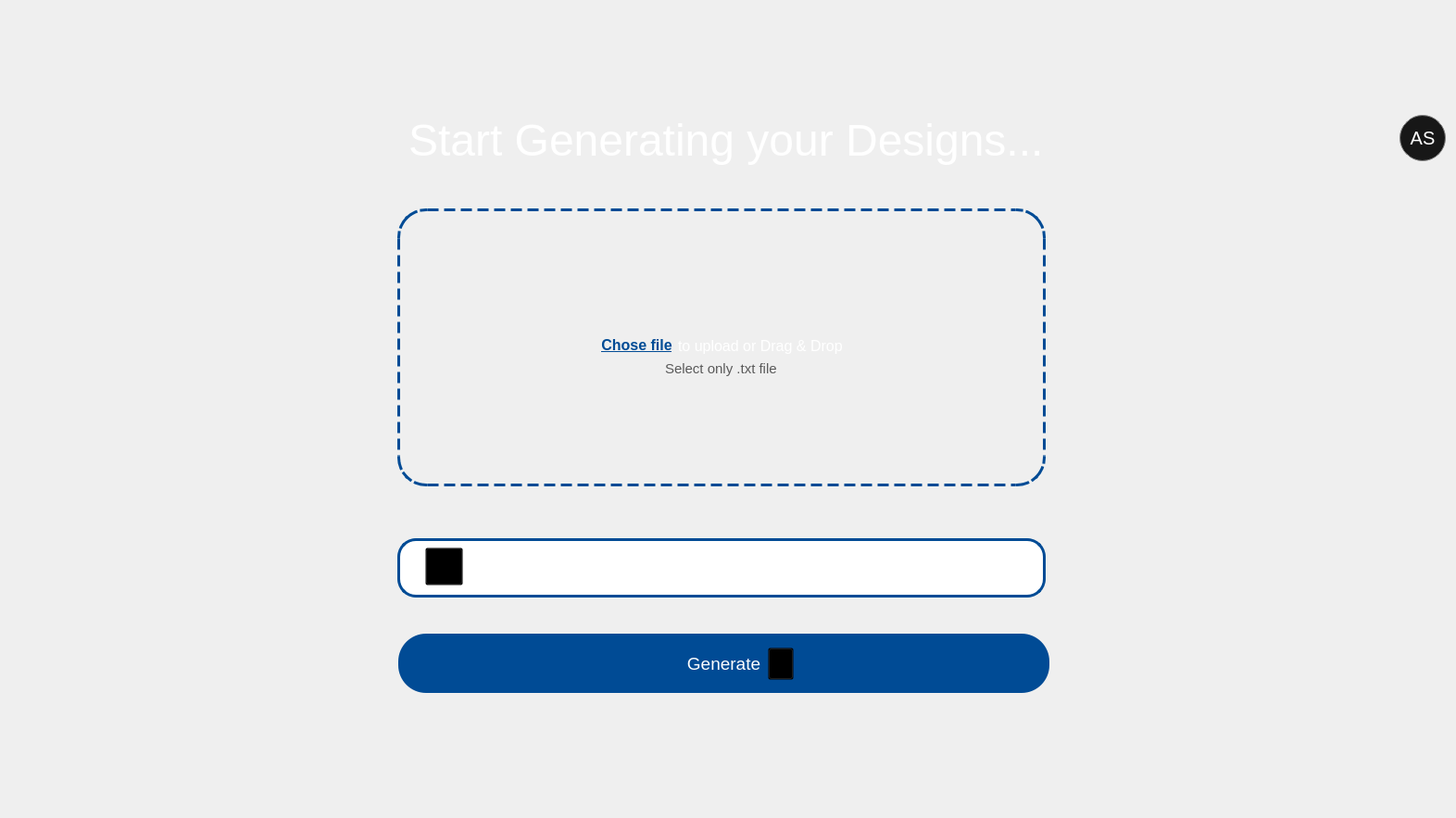
                    <widget class="QWidget" name="file_uploading_page_in_smt">
                     <layout class="QGridLayout" name="gridLayout_52">
                      <item row="0" column="2">
                       <spacer name="verticalSpacer_106">
                        <property name="orientation">
                         <enum>Qt::Vertical</enum>
                        </property>
                        <property name="sizeHint" stdset="0">
                         <size>
                          <width>20</width>
                          <height>113</height>
                         </size>
                        </property>
                       </spacer>
                      </item>
                      <item row="1" column="0">
                       <spacer name="horizontalSpacer_38">
                        <property name="orientation">
                         <enum>Qt::Horizontal</enum>
                        </property>
                        <property name="sizeHint" stdset="0">
                         <size>
                          <width>322</width>
                          <height>20</height>
                         </size>
                        </property>
                       </spacer>
                      </item>
                      <item row="1" column="1">
                       <spacer name="horizontalSpacer_97">
                        <property name="orientation">
                         <enum>Qt::Horizontal</enum>
                        </property>
                        <property name="sizeType">
                         <enum>QSizePolicy::Fixed</enum>
                        </property>
                        <property name="sizeHint" stdset="0">
                         <size>
                          <width>50</width>
                          <height>20</height>
                         </size>
                        </property>
                       </spacer>
                      </item>
                      <item row="1" column="2">
                       <layout class="QGridLayout" name="gridLayout_13">
                        <item row="0" column="0" colspan="3">
                         <layout class="QHBoxLayout" name="horizontalLayout_23">
                          <item>
                           <spacer name="horizontalSpacer_99">
                            <property name="orientation">
                             <enum>Qt::Horizontal</enum>
                            </property>
                            <property name="sizeHint" stdset="0">
                             <size>
                              <width>40</width>
                              <height>20</height>
                             </size>
                            </property>
                           </spacer>
                          </item>
                          <item>
                           <widget class="QLabel" name="start_generating_label">
                            <property name="font">
                             <font>
                              <pointsize>36</pointsize>
                              <weight>50</weight>
                              <bold>false</bold>
                             </font>
                            </property>
                            <property name="cursor">
                             <cursorShape>IBeamCursor</cursorShape>
                            </property>
                            <property name="styleSheet">
                             <string notr="true">color: white;
</string>
                            </property>
                            <property name="text">
                             <string>Start Generating your Designs...</string>
                            </property>
                           </widget>
                          </item>
                          <item>
                           <spacer name="horizontalSpacer_100">
                            <property name="orientation">
                             <enum>Qt::Horizontal</enum>
                            </property>
                            <property name="sizeHint" stdset="0">
                             <size>
                              <width>40</width>
                              <height>20</height>
                             </size>
                            </property>
                           </spacer>
                          </item>
                         </layout>
                        </item>
                        <item row="1" column="1">
                         <spacer name="verticalSpacer_23">
                          <property name="orientation">
                           <enum>Qt::Vertical</enum>
                          </property>
                          <property name="sizeHint" stdset="0">
                           <size>
                            <width>20</width>
                            <height>40</height>
                           </size>
                          </property>
                         </spacer>
                        </item>
                        <item row="2" column="0">
                         <spacer name="horizontalSpacer_43">
                          <property name="orientation">
                           <enum>Qt::Horizontal</enum>
                          </property>
                          <property name="sizeHint" stdset="0">
                           <size>
                            <width>40</width>
                            <height>20</height>
                           </size>
                          </property>
                         </spacer>
                        </item>
                        <item row="2" column="1">
                         <layout class="QVBoxLayout" name="verticalLayout_26">
                          <item>
                           <widget class="QWidget" name="uploadfile_widget" native="true">
                            <property name="minimumSize">
                             <size>
                              <width>0</width>
                              <height>300</height>
                             </size>
                            </property>
                            <property name="maximumSize">
                             <size>
                              <width>700</width>
                              <height>350</height>
                             </size>
                            </property>
                            <property name="styleSheet">
                             <string notr="true">border: 3px dashed #004B95;
border-radius: 31px;</string>
                            </property>
                            <layout class="QGridLayout" name="gridLayout_12">
                             <item row="0" column="0">
                              <widget class="QWidget" name="selectfile_widget" native="true">
                               <property name="minimumSize">
                                <size>
                                 <width>500</width>
                                 <height>150</height>
                                </size>
                               </property>
                               <property name="maximumSize">
                                <size>
                                 <width>500</width>
                                 <height>150</height>
                                </size>
                               </property>
                               <property name="styleSheet">
                                <string notr="true">border:none;</string>
                               </property>
                               <layout class="QGridLayout" name="gridLayout_11">
                                <item row="0" column="1">
                                 <spacer name="verticalSpacer_29">
                                  <property name="orientation">
                                   <enum>Qt::Vertical</enum>
                                  </property>
                                  <property name="sizeType">
                                   <enum>QSizePolicy::Preferred</enum>
                                  </property>
                                  <property name="sizeHint" stdset="0">
                                   <size>
                                    <width>20</width>
                                    <height>40</height>
                                   </size>
                                  </property>
                                 </spacer>
                                </item>
                                <item row="1" column="1">
                                 <layout class="QVBoxLayout" name="verticalLayout_9">
                                  <item alignment="Qt::AlignHCenter">
                                   <widget class="QLabel" name="upload_icon_label">
                                    <property name="cursor">
                                     <cursorShape>PointingHandCursor</cursorShape>
                                    </property>
                                    <property name="styleSheet">
                                     <string notr="true">border: none;</string>
                                    </property>
                                    <property name="text">
                                     <string />
                                    </property>
                                    <property name="pixmap">
                                     <pixmap resource="../Qss/icons/_icons.qrc">:/custom/icons/custom/upload-icon.png</pixmap>
                                    </property>
                                   </widget>
                                  </item>
                                  <item>
                                   <layout class="QHBoxLayout" name="horizontalLayout_13">
                                    <item>
                                     <spacer name="horizontalSpacer_47">
                                      <property name="orientation">
                                       <enum>Qt::Horizontal</enum>
                                      </property>
                                      <property name="sizeHint" stdset="0">
                                       <size>
                                        <width>40</width>
                                        <height>20</height>
                                       </size>
                                      </property>
                                     </spacer>
                                    </item>
                                    <item>
                                     <widget class="QPushButton" name="choose_file_pushButton_in_smt">
                                      <property name="font">
                                       <font>
                                        <pointsize>12</pointsize>
                                        <weight>75</weight>
                                        <bold>true</bold>
                                        <underline>true</underline>
                                       </font>
                                      </property>
                                      <property name="cursor">
                                       <cursorShape>PointingHandCursor</cursorShape>
                                      </property>
                                      <property name="styleSheet">
                                       <string notr="true">border: none;
color: #004B95</string>
                                      </property>
                                      <property name="text">
                                       <string>Chose file</string>
                                      </property>
                                     </widget>
                                    </item>
                                    <item>
                                     <widget class="QLabel" name="drag_drop_label">
                                      <property name="font">
                                       <font>
                                        <pointsize>12</pointsize>
                                       </font>
                                      </property>
                                      <property name="cursor">
                                       <cursorShape>IBeamCursor</cursorShape>
                                      </property>
                                      <property name="styleSheet">
                                       <string notr="true">color:white;
border:none;</string>
                                      </property>
                                      <property name="text">
                                       <string>to upload or Drag &amp; Drop</string>
                                      </property>
                                     </widget>
                                    </item>
                                    <item>
                                     <spacer name="horizontalSpacer_48">
                                      <property name="orientation">
                                       <enum>Qt::Horizontal</enum>
                                      </property>
                                      <property name="sizeHint" stdset="0">
                                       <size>
                                        <width>40</width>
                                        <height>20</height>
                                       </size>
                                      </property>
                                     </spacer>
                                    </item>
                                   </layout>
                                  </item>
                                  <item alignment="Qt::AlignHCenter">
                                   <widget class="QLabel" name="select_only_txt_label">
                                    <property name="font">
                                     <font>
                                      <pointsize>11</pointsize>
                                     </font>
                                    </property>
                                    <property name="cursor">
                                     <cursorShape>IBeamCursor</cursorShape>
                                    </property>
                                    <property name="styleSheet">
                                     <string notr="true">border: none;
color: #595959;</string>
                                    </property>
                                    <property name="text">
                                     <string>Select only .txt file</string>
                                    </property>
                                   </widget>
                                  </item>
                                 </layout>
                                </item>
                                <item row="2" column="1">
                                 <spacer name="verticalSpacer_30">
                                  <property name="orientation">
                                   <enum>Qt::Vertical</enum>
                                  </property>
                                  <property name="sizeType">
                                   <enum>QSizePolicy::Preferred</enum>
                                  </property>
                                  <property name="sizeHint" stdset="0">
                                   <size>
                                    <width>20</width>
                                    <height>40</height>
                                   </size>
                                  </property>
                                 </spacer>
                                </item>
                                <item row="1" column="0">
                                 <spacer name="horizontalSpacer_44">
                                  <property name="orientation">
                                   <enum>Qt::Horizontal</enum>
                                  </property>
                                  <property name="sizeType">
                                   <enum>QSizePolicy::Preferred</enum>
                                  </property>
                                  <property name="sizeHint" stdset="0">
                                   <size>
                                    <width>40</width>
                                    <height>20</height>
                                   </size>
                                  </property>
                                 </spacer>
                                </item>
                                <item row="1" column="2">
                                 <spacer name="horizontalSpacer_45">
                                  <property name="orientation">
                                   <enum>Qt::Horizontal</enum>
                                  </property>
                                  <property name="sizeType">
                                   <enum>QSizePolicy::Preferred</enum>
                                  </property>
                                  <property name="sizeHint" stdset="0">
                                   <size>
                                    <width>40</width>
                                    <height>20</height>
                                   </size>
                                  </property>
                                 </spacer>
                                </item>
                               </layout>
                              </widget>
                             </item>
                            </layout>
                           </widget>
                          </item>
                          <item>
                           <spacer name="verticalSpacer_32">
                            <property name="orientation">
                             <enum>Qt::Vertical</enum>
                            </property>
                            <property name="sizeHint" stdset="0">
                             <size>
                              <width>20</width>
                              <height>40</height>
                             </size>
                            </property>
                           </spacer>
                          </item>
                          <item>
                           <layout class="QVBoxLayout" name="verticalLayout_10">
                            <item>
                             <widget class="QWidget" name="filepath_widget" native="true">
                              <property name="minimumSize">
                               <size>
                                <width>700</width>
                                <height>80</height>
                               </size>
                              </property>
                              <property name="maximumSize">
                               <size>
                                <width>682</width>
                                <height>80</height>
                               </size>
                              </property>
                              <widget class="QLineEdit" name="folder_path_lineEdit">
                               <property name="geometry">
                                <rect>
                                 <x>0</x>
                                 <y>10</y>
                                 <width>700</width>
                                 <height>64</height>
                                </rect>
                               </property>
                               <property name="minimumSize">
                                <size>
                                 <width>700</width>
                                 <height>0</height>
                                </size>
                               </property>
                               <property name="maximumSize">
                                <size>
                                 <width>700</width>
                                 <height>16777215</height>
                                </size>
                               </property>
                               <property name="font">
                                <font>
                                 <pointsize>12</pointsize>
                                </font>
                               </property>
                               <property name="styleSheet">
                                <string notr="true">padding-left: 88px;
border: 3px solid #004B95;
border-radius: 20px;
color:white;</string>
                               </property>
                               <property name="text">
                                <string />
                               </property>
                               <property name="placeholderText">
                                <string>Select a folder or paste the path to save the design files</string>
                               </property>
                              </widget>
                              <widget class="QPushButton" name="choose_folder_icon_pushButton">
                               <property name="geometry">
                                <rect>
                                 <x>30</x>
                                 <y>20</y>
                                 <width>41</width>
                                 <height>41</height>
                                </rect>
                               </property>
                               <property name="cursor">
                                <cursorShape>PointingHandCursor</cursorShape>
                               </property>
                               <property name="styleSheet">
                                <string notr="true">background-color:transparent;</string>
                               </property>
                               <property name="text">
                                <string />
                               </property>
                               <property name="icon">
                                <iconset resource="../Qss/icons/_icons.qrc">
                                 <normaloff>:/custom/icons/custom/select-folder-icon.png</normaloff>:/custom/icons/custom/select-folder-icon.png</iconset>
                               </property>
                               <property name="iconSize">
                                <size>
                                 <width>38</width>
                                 <height>44</height>
                                </size>
                               </property>
                              </widget>
                             </widget>
                            </item>
                            <item>
                             <spacer name="verticalSpacer_34">
                              <property name="orientation">
                               <enum>Qt::Vertical</enum>
                              </property>
                              <property name="sizeType">
                               <enum>QSizePolicy::Preferred</enum>
                              </property>
                              <property name="sizeHint" stdset="0">
                               <size>
                                <width>20</width>
                                <height>22</height>
                               </size>
                              </property>
                             </spacer>
                            </item>
                            <item>
                             <widget class="QWidget" name="generate_button_widget" native="true">
                              <property name="minimumSize">
                               <size>
                                <width>709</width>
                                <height>80</height>
                               </size>
                              </property>
                              <property name="maximumSize">
                               <size>
                                <width>710</width>
                                <height>80</height>
                               </size>
                              </property>
                              <widget class="QPushButton" name="generate_pushButton">
                               <property name="geometry">
                                <rect>
                                 <x>1</x>
                                 <y>5</y>
                                 <width>703</width>
                                 <height>64</height>
                                </rect>
                               </property>
                               <property name="minimumSize">
                                <size>
                                 <width>703</width>
                                 <height>0</height>
                                </size>
                               </property>
                               <property name="maximumSize">
                                <size>
                                 <width>700</width>
                                 <height>16777215</height>
                                </size>
                               </property>
                               <property name="font">
                                <font>
                                 <pointsize>14</pointsize>
                                </font>
                               </property>
                               <property name="cursor">
                                <cursorShape>PointingHandCursor</cursorShape>
                               </property>
                               <property name="styleSheet">
                                <string notr="true">QWidget QPushButton {
   
	background-color: rgb(0, 75, 149);
    border-radius: 30px;
    color: white;
}
QWidget QPushButton:hover {
    color: white;
	background-color: #005ce6;
}
QPushButton:pressed {
    background-color: #003d99; /* Slightly darker blue for the pressed state */
    color: white; /* Keep the text color visible */
}
</string>
                               </property>
                               <property name="text">
                                <string>Generate</string>
                               </property>
                               <property name="shortcut">
                                <string extracomment="Generate" />
                               </property>
                              </widget>
                              <widget class="QPushButton" name="generate_icon_pushButton_in_smt">
                               <property name="geometry">
                                <rect>
                                 <x>400</x>
                                 <y>20</y>
                                 <width>28</width>
                                 <height>35</height>
                                </rect>
                               </property>
                               <property name="cursor">
                                <cursorShape>PointingHandCursor</cursorShape>
                               </property>
                               <property name="styleSheet">
                                <string notr="true"> QPushButton{
    background-color: transparent;}
</string>
                               </property>
                               <property name="text">
                                <string />
                               </property>
                               <property name="icon">
                                <iconset resource="../Qss/icons/_icons.qrc">
                                 <normaloff>:/custom/icons/custom/generate-stars.png</normaloff>:/custom/icons/custom/generate-stars.png</iconset>
                               </property>
                               <property name="iconSize">
                                <size>
                                 <width>27</width>
                                 <height>27</height>
                                </size>
                               </property>
                              </widget>
                             </widget>
                            </item>
                           </layout>
                          </item>
                         </layout>
                        </item>
                        <item row="2" column="2">
                         <spacer name="horizontalSpacer_58">
                          <property name="orientation">
                           <enum>Qt::Horizontal</enum>
                          </property>
                          <property name="sizeHint" stdset="0">
                           <size>
                            <width>40</width>
                            <height>20</height>
                           </size>
                          </property>
                         </spacer>
                        </item>
                       </layout>
                      </item>
                      <item row="1" column="3">
                       <spacer name="horizontalSpacer_37">
                        <property name="orientation">
                         <enum>Qt::Horizontal</enum>
                        </property>
                        <property name="sizeHint" stdset="0">
                         <size>
                          <width>321</width>
                          <height>20</height>
                         </size>
                        </property>
                       </spacer>
                      </item>
                      <item row="1" column="4">
                       <layout class="QVBoxLayout" name="verticalLayout_28">
                        <item>
                         <widget class="QPushButton" name="usermenu_pushButton">
                          <property name="minimumSize">
                           <size>
                            <width>50</width>
                            <height>50</height>
                           </size>
                          </property>
                          <property name="maximumSize">
                           <size>
                            <width>50</width>
                            <height>50</height>
                           </size>
                          </property>
                          <property name="font">
                           <font>
                            <pointsize>15</pointsize>
                            <weight>50</weight>
                            <bold>false</bold>
                            <strikeout>false</strikeout>
                            <kerning>true</kerning>
                           </font>
                          </property>
                          <property name="cursor">
                           <cursorShape>PointingHandCursor</cursorShape>
                          </property>
                          <property name="styleSheet">
                           <string notr="true">QPushButton {
    color: white;
    background-color:#171717;
    border: 1px solid grey;
    border-radius: 25px; 
}

QPushButton:hover {
    border: 2px solid rgb(83, 83, 83); /* Change border color on hover */
    background-color:#171717;
   
}

</string>
                          </property>
                          <property name="text">
                           <string>AS</string>
                          </property>
                         </widget>
                        </item>
                        <item>
                         <spacer name="verticalSpacer_48">
                          <property name="orientation">
                           <enum>Qt::Vertical</enum>
                          </property>
                          <property name="sizeHint" stdset="0">
                           <size>
                            <width>20</width>
                            <height>40</height>
                           </size>
                          </property>
                         </spacer>
                        </item>
                       </layout>
                      </item>
                      <item row="2" column="2">
                       <spacer name="verticalSpacer_113">
                        <property name="orientation">
                         <enum>Qt::Vertical</enum>
                        </property>
                        <property name="sizeHint" stdset="0">
                         <size>
                          <width>20</width>
                          <height>113</height>
                         </size>
                        </property>
                       </spacer>
                      </item>
                     </layout>
                    </widget>
